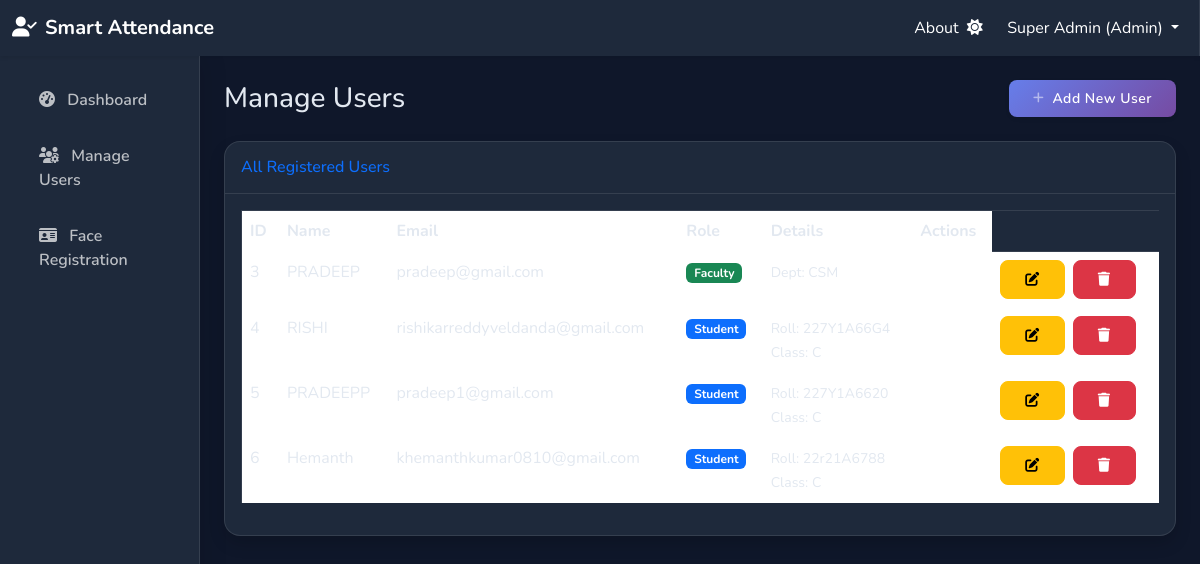
Screenshot of /admin/manage_users (signed in) with the database file from the repository.
### app/models.py (models this page shows, shortened)
class User(db.Model, UserMixin):
    id = db.Column(db.Integer, primary_key=True)
    name = db.Column(db.String(100), nullable=False)
    email = db.Column(db.String(120), unique=True, nullable=False)
    password_hash = db.Column(db.String(128), nullable=False)
    role = db.Column(db.String(20), nullable=False) # 'admin', 'faculty', 'student'
    theme = db.Column(db.String(10), default='light') # 'light' or 'dark'
    student_profile = db.relationship('Student', backref='user', uselist=False, cascade="all, delete-orphan")
    faculty_profile = db.relationship('Faculty', backref='user', uselist=False, cascade="all, delete-orphan")

class Faculty(db.Model):
    id = db.Column(db.Integer, primary_key=True)
    user_id = db.Column(db.Integer, db.ForeignKey('user.id'), unique=True, nullable=False)
    department = db.Column(db.String(100), nullable=False)
    subjects = db.relationship('Subject', backref='faculty', lazy=True)

class Student(db.Model):
    id = db.Column(db.Integer, primary_key=True)
    user_id = db.Column(db.Integer, db.ForeignKey('user.id'), unique=True, nullable=False)
    roll_no = db.Column(db.String(50), unique=True, nullable=False)
    class_name = db.Column(db.String(50), nullable=False) # Linked to Subject.class_name
    department = db.Column(db.String(100), nullable=False)
    face_data = db.relationship('FaceData', backref='student', uselist=False, cascade="all, delete-orphan")
    attendance_records = db.relationship('Attendance', backref='student', lazy=True)

### app/admin/routes.py (the view)
@admin.route("/admin/manage_users")
@login_required
def manage_users():
    if current_user.role != 'admin':
        return redirect(url_for('main.home'))
    users = User.query.filter(User.role != 'admin').all()
    return render_template('admin/manage_users.html', users=users)

### app/models.py (called while the page is built)
@login_manager.user_loader
def load_user(user_id):
    return User.query.get(int(user_id))

### app/templates/admin/manage_users.html (shortened to what this page needs)
{% extends "base.html" %}
{% block content %}
<div class="d-sm-flex align-items-center justify-content-between mb-4">
    <h1 class="h3 mb-0 text-gray-800">Manage Users</h1>
    <a href="{{ url_for('admin.register_user') }}" class="d-none d-sm-inline-block btn btn-sm btn-primary shadow-sm">
         Add New User
    </a>
</div>
<div class="card shadow mb-4">
    <div class="card-header py-3">
        <h6 class="m-0 font-weight-bold text-primary">All Registered Users</h6>
    </div>
    <div class="card-body">
        <div class="table-responsive">
            <table class="table table-bordered" width="100%" cellspacing="0">
                <thead>
                    <tr>
                        <th>ID</th>
                        <th>Name</th>
                        <th>Email</th>
                        <th>Role</th>
                        <th>Details</th>
                        <th>Actions</th>
                    </tr>
                </thead>
                <tbody>
                    {% for user in users %}
                    <tr>
                        <td>{{ user.id }}</td>
                        <td>{{ user.name }}</td>
                        <td>{{ user.email }}</td>
                        <td>
                            {% if user.role == 'student' %}
                            <span class="badge bg-primary">Student</span>
                            {% elif user.role == 'faculty' %}
                            <span class="badge bg-success">Faculty</span>
                            {% else %}
                            <span class="badge bg-secondary">{{ user.role }}</span>
                            {% endif %}
                        </td>
                        <td>
                            {% if user.role == 'student' and user.student_profile %}
                            <small>Roll: {{ user.student_profile.roll_no }} <br> Class: {{
                                user.student_profile.class_name }}</small>
                            {% elif user.role == 'faculty' and user.faculty_profile %}
                            <small>Dept: {{ user.faculty_profile.department }}</small>
                            {% else %}
                            <small>-</small>
                            {% endif %}
                        </td>
                        <td>
                        <td>
                            <div class="d-flex">
                                <a href="{{ url_for('admin.edit_user', user_id=user.id) }}"
                                    class="btn btn-warning btn-sm me-2" title="Edit">
                                    <i class="fas fa-edit"></i>
                                </a>
                                <form action="{{ url_for('admin.delete_user', user_id=user.id) }}" method="POST"
                                    onsubmit="return confirm('Are you sure you want to permanently delete {{ user.name }}? This action cannot be undone.');">
                                    <button type="submit" class="btn btn-danger btn-sm" title="Delete">
                                        <i class="fas fa-trash"></i>
                                    </button>
                                </form>
                            </div>
                        </td>
                    </tr>
                    {% endfor %}
                </tbody>
            </table>
        </div>
    </div>
</div>
{% endblock %}

### app/templates/base.html (shortened to what this page needs)
<!DOCTYPE html>
<html lang="en">
<head>
    <link href="https://cdn.jsdelivr.net/npm/bootstrap@5.3.0/dist/css/bootstrap.min.css" rel="stylesheet">
    <link rel="stylesheet" href="{{ url_for('static', filename='css/style.css') }}">
    <link rel="stylesheet" href="https://cdnjs.cloudflare.com/ajax/libs/font-awesome/6.4.0/css/all.min.css">
</head>
<body class="{{ 'dark-mode' if current_user.is_authenticated and current_user.theme == 'dark' else '' }}">
    <nav class="navbar navbar-expand-lg navbar-dark bg-primary shadow-sm">
        <div class="container-fluid">
            <a class="navbar-brand fw-bold" href="{{ url_for('main.home') }}">
                <i class="fas fa-user-check me-2"></i>Smart Attendance
            </a>
            <div class="collapse navbar-collapse" id="navContent">
                <ul class="navbar-nav ms-auto mb-2 mb-lg-0">
                    {% if current_user.is_authenticated %}
                    <li class="nav-item">
                        <a class="nav-link text-white" href="{{ url_for('main.about') }}">About</a>
                    </li>
                    <li class="nav-item d-flex align-items-center me-3">
                        <form action="{{ url_for('main.toggle_theme') }}" method="POST" class="d-inline">
                            <button type="submit" class="btn btn-link nav-link p-0 text-white" title="Toggle Theme">
                                {% if current_user.theme == 'dark' %}
                                <i class="fas fa-sun"></i>
                                {% else %}
                                <i class="fas fa-moon"></i>
                                {% endif %}
                            </button>
                        </form>
                    </li>
                    <li class="nav-item dropdown">
                        <a class="nav-link dropdown-toggle text-white" href="#" role="button" data-bs-toggle="dropdown">
                            {{ current_user.name }} ({{ current_user.role|title }})
                        </a>
                    </li>
                    {% endif %}
                </ul>
            </div>
        </div>
    </nav>
    <div class="container-fluid">
        <div class="row">
            {% if current_user.is_authenticated %}
            <nav class="col-md-3 col-lg-2 d-md-block sidebar collapse px-0">
                <div class="position-sticky pt-3">
                    <ul class="nav flex-column ps-2">
                        {% if current_user.role == 'admin' %}
                        <li class="nav-item">
                            <a class="nav-link {{ 'active' if request.endpoint == 'admin.dashboard' else '' }}"
                                href="{{ url_for('admin.dashboard') }}">
                                <i class="fas fa-tachometer-alt me-2"></i> Dashboard
                            </a>
                        </li>
                        <li class="nav-item">
                            <a class="nav-link {{ 'active' if 'register_user' in request.endpoint else '' }}"
                                href="{{ url_for('admin.register_user') }}">
                                <i class="fas fa-users-cog me-2"></i> Manage Users
                            </a>
                        </li>
                        <li class="nav-item">
                            <a class="nav-link {{ 'active' if 'face' in request.endpoint else '' }}"
                                href="{{ url_for('admin.register_face_selection') }}">
                                <i class="fas fa-id-card me-2"></i> Face Registration
                            </a>
                        </li>
                        {% endif %}
                    </ul>
                </div>
            </nav>
            <main class="col-md-9 ms-sm-auto col-lg-10 px-md-4 py-4">
                {% else %}
                <main class="col-12 px-md-4 py-4">
                    {% endif %}
                    {% block content %}{% endblock %}
                </main>
        </div>
    </div>
</body>
</html>

### app/static/css/style.css (style rules this page uses)
:root { --primary-gradient: linear-gradient(135deg, #667eea 0%, #764ba2 100%); --secondary-gradient: linear-gradient(135deg, #f5f7fa 0%, #c3cfe2 100%); --bg-light: #f8f9fc; --text-light: #2d3748; --card-light: #ffffff; --nav-light: #ffffff; --bg-dark: #0f172a; --text-dark: #e2e8f0; --card-dark: #1e293b; --nav-dark: #1e293b; --glass-border: rgba(255, 255, 255, 0.1); }
body { background-color: var(--bg-light); color: var(--text-light); font-family: 'Nunito', sans-serif; transition: background-color 0.3s ease, color 0.3s ease; }
body.dark-mode { background-color: var(--bg-dark); color: var(--text-dark); }
body.dark-mode .card { background-color: var(--card-dark); border: 1px solid var(--glass-border); color: var(--text-dark); }
body.dark-mode .card-header { background-color: transparent !important; border-bottom: 1px solid var(--glass-border); color: var(--text-dark); }
body.dark-mode .navbar, body.dark-mode .sidebar { background: var(--nav-dark) !important; border-right: 1px solid var(--glass-border); }
body.dark-mode .table, body.dark-mode .table td, body.dark-mode .table th { color: var(--text-dark); border-color: var(--glass-border); }
.card { border: none; border-radius: 1rem; box-shadow: 0 4px 6px -1px rgba(0, 0, 0, 0.1), 0 2px 4px -1px rgba(0, 0, 0, 0.06); transition: transform 0.2s; animation: fadeIn 0.5s ease-out; }
.btn { border-radius: 0.5rem; padding: 0.5rem 1.5rem; font-weight: 600; letter-spacing: 0.5px; transition: all 0.2s; }
.btn-primary { background-image: var(--primary-gradient); border: none; }
.sidebar { min-height: 100vh; background-image: var(--primary-gradient); box-shadow: 4px 0 24px rgba(0, 0, 0, 0.1); }
.sidebar .nav-link { color: rgba(255, 255, 255, 0.7); margin: 8px 15px; border-radius: 10px; transition: all 0.3s; font-weight: 600; }

### rows the page displays
User: name "Super Admin", role "Admin"
User: id "3", name "PRADEEP", email "pradeep@gmail.com", role "Faculty", faculty_profile.department "CSM"
User: id "4", name "RISHI", email "rishikarreddyveldanda@gmail.com", role "Student", student_profile.roll_no "227Y1A66G4", student_profile.class_name "C"
User: id "5", name "PRADEEPP", email "pradeep1@gmail.com", role "Student", student_profile.roll_no "227Y1A6620", student_profile.class_name "C"
User: id "6", name "Hemanth", email "khemanthkumar0810@gmail.com", role "Student", student_profile.roll_no "22r21A6788", student_profile.class_name "C"
